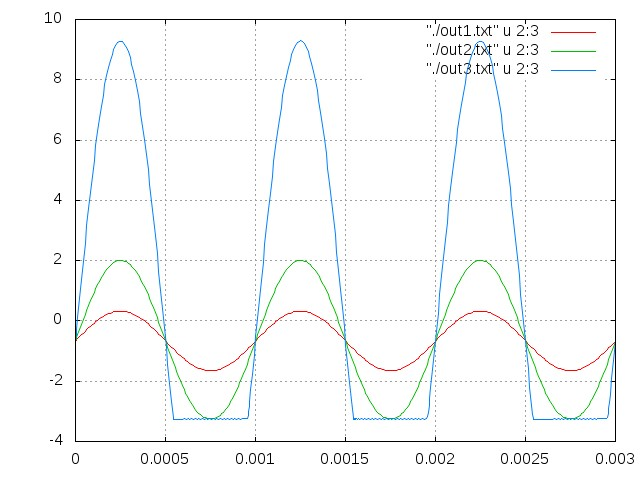

The script that saved this image:
set terminal jpeg
set output "emitter-follower-1.jpeg"
set grid

#set yrange [-200e-3:200e-3]
#set xrange [-1.2:1]
#set yrange [-1:1]
#set xrange [-1.8:1]

plot "./out1.txt" u 2:3 w l, "./out2.txt" u 2:3 w l, "./out3.txt" u 2:3 w l

